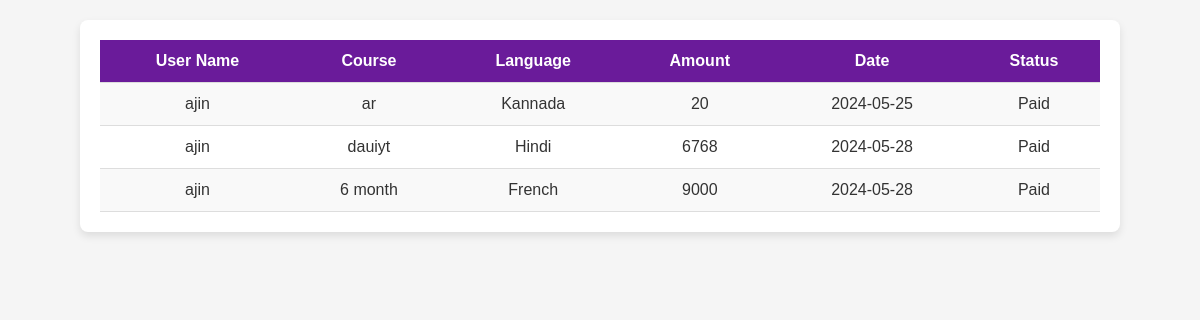
Page /Project/Tutor/UserPayment.php on the committed database.
### tables this page shows
CREATE TABLE `tbl_booking` (
  `booking_id` int(11) NOT NULL,
  `booking_date` varchar(60) NOT NULL,
  `booking_status` char(1) NOT NULL DEFAULT '0',
  `booking_payment` char(1) NOT NULL DEFAULT '0',
  `user_id` int(11) NOT NULL,
  `course_id` int(11) NOT NULL
);

CREATE TABLE `tbl_user` (
  `user_id` int(11) NOT NULL,
  `user_name` varchar(60) NOT NULL,
  `user_email` varchar(60) NOT NULL,
  `place_id` int(11) NOT NULL,
  `user_address` varchar(60) NOT NULL,
  `user_photo` varchar(100) NOT NULL,
  `user_contact` varchar(60) NOT NULL,
  `user_dob` date NOT NULL,
  `user_password` varchar(60) NOT NULL
);

CREATE TABLE `tbl_course` (
  `course_id` int(11) NOT NULL,
  `course_name` varchar(60) NOT NULL,
  `course_details` varchar(60) NOT NULL,
  `course_price` varchar(60) NOT NULL,
  `language_id` int(11) NOT NULL,
  `tutor_id` int(11) NOT NULL
);

CREATE TABLE `tbl_language` (
  `language_id` int(11) NOT NULL,
  `language_name` varchar(60) NOT NULL
);

### Project/Tutor/UserPayment.php (the view, shortened to what this page needs)
<?php
include('../Assests/connection/connection.php');
?>
<!DOCTYPE html>
<html lang="en">
<head>
</head>
<body>
    <div class="container">
        <form id="form1" name="form1" method="post" action="">
            <table>
                <tr>
                    <th>User Name</th>
                    <th>Course</th>
                    <th>Language</th>
                    <th>Amount</th>
                    <th>Date</th>
                    <th>Status</th>
                </tr>
                <?php
                    $selqry = "SELECT * FROM tbl_booking p
                               INNER JOIN tbl_course d ON p.course_id = d.course_id
                               INNER JOIN tbl_user u ON p.user_id = u.user_id
                               INNER JOIN tbl_language l ON d.language_id = l.language_id
                               WHERE booking_status = '2'";
                    $book = $con->query($selqry);
                    while ($data = $book->fetch_assoc()) {
                ?>
                <tr>
                    <td><?php echo htmlspecialchars($data['user_name']); ?></td>
                    <td><?php echo htmlspecialchars($data['course_name']); ?></td>
                    <td><?php echo htmlspecialchars($data['language_name']); ?></td>
                    <td><?php echo htmlspecialchars($data['course_price']); ?></td>
                    <td><?php echo htmlspecialchars($data['booking_date']); ?></td>
                    <td>Paid</td>
                </tr>
                <?php
                    }
                ?>
            </table>
        </form>
    </div>
</body>
</html>

### Project/Tutor/UserPayment.php (style rules this page uses)
body { font-family: Arial, sans-serif; background-color: #f5f5f5; margin: 0; padding: 0; color: #333; }
.container { max-width: 1000px; margin: 20px auto; padding: 20px; background-color: #ffffff; border-radius: 8px; box-shadow: 0 4px 8px rgba(0, 0, 0, 0.1); }
table { width: 100%; border-collapse: collapse; }
th, td { padding: 12px; text-align: center; border-bottom: 1px solid #ddd; }
th { background-color: #6a1b9a; color: #ffffff; font-weight: bold; }
tr:nth-child(even) { background-color: #f9f9f9; }

### rows in the picture
tbl_booking: user.user_name "ajin", course.course_name "ar", tbl_language.language_name "Kannada", course.course_price "20", booking_date "2024-05-25"
tbl_booking: user.user_name "ajin", course.course_name "dauiyt", tbl_language.language_name "Hindi", course.course_price "6768", booking_date "2024-05-28"
tbl_booking: user.user_name "ajin", course.course_name "6 month", tbl_language.language_name "French", course.course_price "9000", booking_date "2024-05-28"
